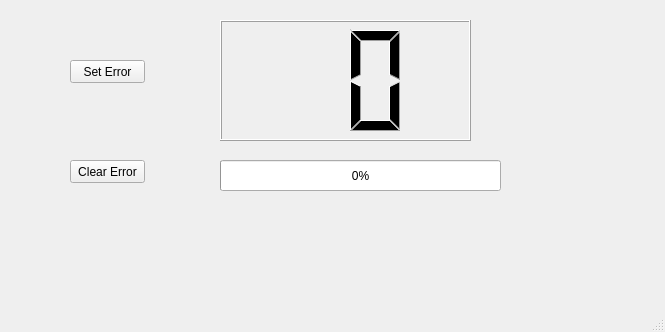
<?xml version="1.0" encoding="UTF-8"?>
<ui version="4.0">
 <class>MainWindow</class>
 <widget class="QMainWindow" name="MainWindow">
  <property name="geometry">
   <rect>
    <x>0</x>
    <y>0</y>
    <width>665</width>
    <height>332</height>
   </rect>
  </property>
  <property name="windowTitle">
   <string>MainWindow</string>
  </property>
  <widget class="QWidget" name="centralWidget">
   <widget class="QPushButton" name="pushButton">
    <property name="geometry">
     <rect>
      <x>70</x>
      <y>60</y>
      <width>75</width>
      <height>23</height>
     </rect>
    </property>
    <property name="text">
     <string>Set Error</string>
    </property>
    <property name="flat">
     <bool>false</bool>
    </property>
   </widget>
   <widget class="QPushButton" name="pushButton_2">
    <property name="geometry">
     <rect>
      <x>70</x>
      <y>160</y>
      <width>75</width>
      <height>23</height>
     </rect>
    </property>
    <property name="text">
     <string>Clear Error</string>
    </property>
   </widget>
   <widget class="QLCDNumber" name="lcdNumber">
    <property name="geometry">
     <rect>
      <x>220</x>
      <y>20</y>
      <width>251</width>
      <height>121</height>
     </rect>
    </property>
    <property name="digitCount">
     <number>2</number>
    </property>
   </widget>
   <widget class="QProgressBar" name="progressBar">
    <property name="geometry">
     <rect>
      <x>220</x>
      <y>160</y>
      <width>281</width>
      <height>31</height>
     </rect>
    </property>
    <property name="maximum">
     <number>255</number>
    </property>
    <property name="value">
     <number>0</number>
    </property>
   </widget>
  </widget>
  <widget class="QStatusBar" name="statusBar"/>
 </widget>
 <layoutdefault spacing="6" margin="11"/>
 <resources/>
 <connections/>
</ui>
